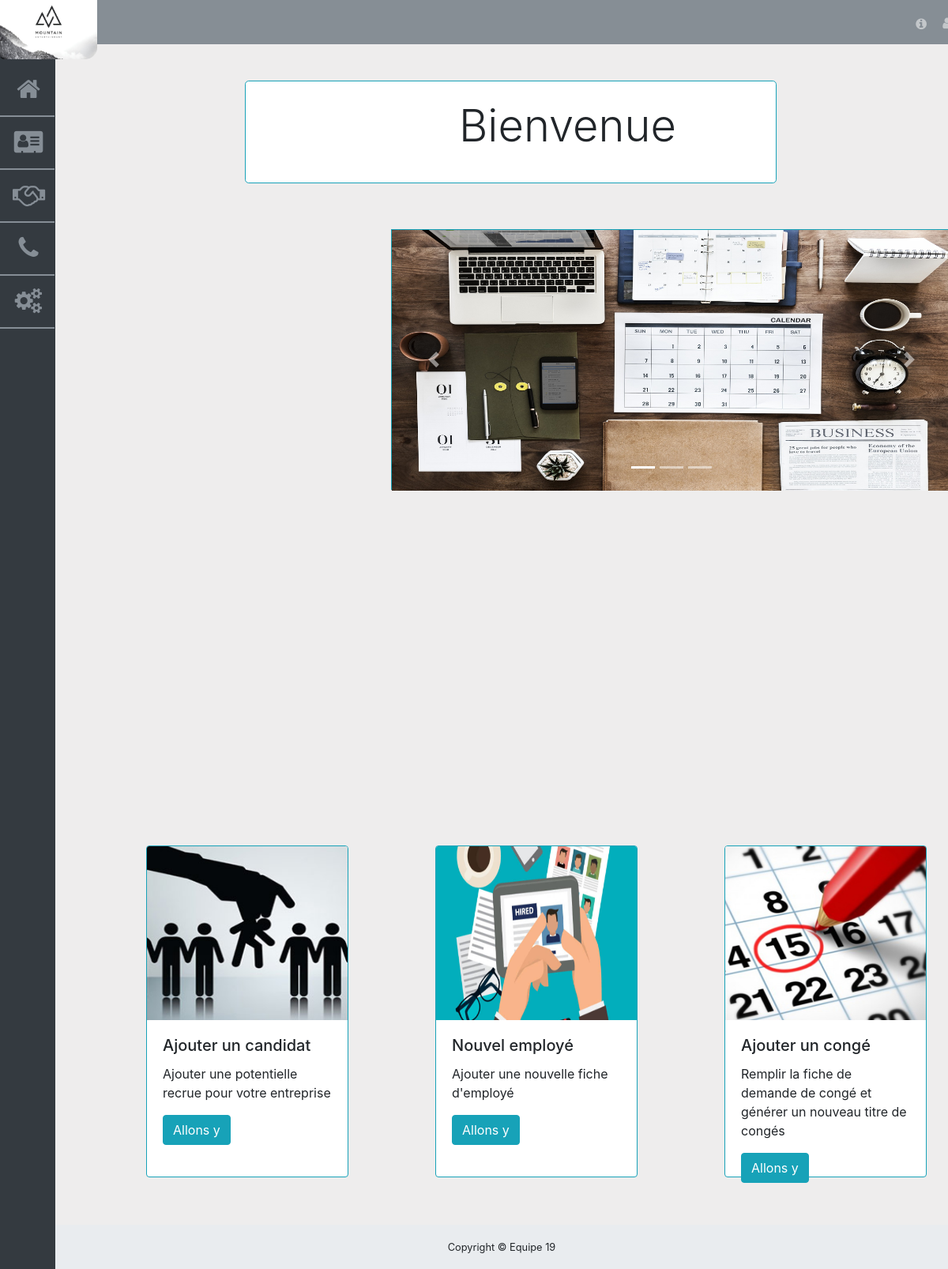
Screenshot of /?p=home (signed in) with the database file from the repository.
### tables this page shows
CREATE TABLE IF NOT EXISTS `parametres` (
  `specialite` varchar(255) NOT NULL,
  `adress` varchar(255) NOT NULL,
  `fax` varchar(255) NOT NULL,
  `adrgerant` varchar(255) NOT NULL,
  `msgacueille` text NOT NULL,
  `tel` varchar(30) NOT NULL,
  `gerant` varchar(255) NOT NULL,
  `raisonsocial` varchar(255) NOT NULL,
  `rc` varchar(255) NOT NULL,
  `siteweb` varchar(255) NOT NULL,
  `theme` varchar(20) NOT NULL,
  `logo` varchar(50) NOT NULL,
  `idfisc` varchar(30) NOT NULL,
  `imgacueille` varchar(255) DEFAULT NULL
);

### core/Controller/controller.php (called while the page is built, shortened)
<?php
class  Controller {
  public function render($vue,$array=[],$other=[])
  {
    $parametres = new Parametres ;
    $param = $parametres->liste();
    require 'app/views/'.$vue.'.php';
    $content = ob_get_clean();
    require 'app/views/templates/default.php';
  }
}

### app/controller/Authcontroleur.php (called while the page is built, shortened)
<?php
class Authcontroleur extends \core\Controller\controller {
	public function logged()
	 {
		$this->render('home');
	 }
}

### Autoloader.php (called while the page is built, shortened)
<?php
class Autoloader
{
	static function Autoload($class_name,$name = '')
	{
		$class_name = str_replace('\\', '/', $class_name);
		$name = explode('/',$class_name);
		$name = end($name);
	}
}

### core/DataBase/database.php (called while the page is built, shortened)
<?php
class dataBase {
  	private $db_name = "rh";
    private $db_host = "localhost";
    private $db_user = "root";
    private $db_pass = "";
    private $pdo;
    private static $databaseInstance = null;
    private function __construct()
    {
        $this->pdo=new PDO('mysql:dbname='.$this->db_name.';localhost='.$this->db_host.'',''.$this->db_user.'',''.$this->db_pass.'');
    	$this->pdo->setAttribute(PDO::ATTR_ERRMODE,PDO::ERRMODE_EXCEPTION);
    }
    public static function getInstance()
    {
        if(self::$databaseInstance == null)
        {
            self::$databaseInstance = new dataBase();
        }
        return self::$databaseInstance;
    }
    public function query($statement)
    {
     $query=$this->pdo->query($statement);
     $result=$query->fetchAll(PDO::FETCH_OBJ);
     if(!empty($result))
     {
        return $result;
     }
     return false;
    }
	}

### core/Model/table.php (called while the page is built, shortened)
<?php
abstract class table
{
    public function __construct()
    {
        $this->db = DataBase::getInstance();
    }
}

### app/model/Parametres.php (called while the page is built, shortened)
<?php
class Parametres extends \core\Model\table
{
	public function liste()
	{
		return ($this->db->query('SELECT * FROM parametres'));
	}
}

### app/views/home.php (the view, shortened to what this page needs)
   <div class="jumbotron msgacc col-md-8 border border-info" style="position:relative;left: 150px;margin-bottom: -20px;margin-top: -20px;height:100px;background-color:#FFFFFF;">
     <div class="container">
    <h1 class="display-4" style="position:absolute; left:270px; bottom:30px; "><?=$param[0]->msgacueille?></h1>
  </div>
</div>
<br><br>
      <?php $img = explode('?',$param[0]->imgacueille);?>
  <div class="row">
    <div id="carouselExampleIndicators" class="carousel slide border border-info"  style="height: 330px;width: 710px;position: relative;left:230px; top:30px; margin-bottom:50px;"data-ride="carousel">
<?php if ($img[3]=='non') {?>
      <ol class="carousel-indicators">
        <li data-target="#carouselExampleIndicators" data-slide-to="0" class="active"></li>
       <li data-target="#carouselExampleIndicators" data-slide-to="1"></li>
        <li data-target="#carouselExampleIndicators" data-slide-to="2"></li>
      </ol>
        <?php }?>
      <div class="carousel-inner">
        <div class="carousel-item active" style=" height:330px;">
          <img class="d-block w-100" src="<?=$img[0]?>" alt="First slide" style=" height:330px; width:1055px;">
        </div>
      </div>
      <?php if ($img[3]=='non') {?>
      <a class="carousel-control-prev" href="#carouselExampleIndicators" role="button" data-slide="prev">
        <span class="carousel-control-prev-icon" aria-hidden="true"></span>
      </a>
      <a class="carousel-control-next" href="#carouselExampleIndicators" role="button" data-slide="next">
        <span class="carousel-control-next-icon" aria-hidden="true"></span>
      </a>
    <?php } ?>
    </div>
  </div>
    <div class="row">
  <div class="card border border-info " style="width: 16rem; position : relative ; left : 40px; height:420px;" >
  <img class="card-img-top" src="public/acc/Pluk.jpg" alt="Card image cap" style=" height:220px;">
  <div class="card-body">
    <h5 class="card-title">Ajouter un candidat</h5>
    <p class="card-text">Ajouter une potentielle recrue pour votre entreprise</p>
    <a href="?p=addcandidat" class="btn btn-info">Allons y</a>
  </div>
</div>
<div class="card border border-info " style="width: 16rem; position : relative ; left : 150px; height:420px; ">
<img class="card-img-top" src="public/acc/hire.jpg" alt="Card image cap" style=" height:220px;">
<div class="card-body">
<h5 class="card-title">Nouvel employé</h5>
<p class="card-text">Ajouter une nouvelle fiche d'employé</p>
<a href="?p=addemploye" class="btn btn-info">Allons y</a>
</div>
</div>
<div class="card border border-info " style="width: 16rem; position: relative; left : 260px; height:420px;">
<img class="card-img-top" src="public/acc/conge.jpg" alt="Card image cap" style=" height:220px;">
<div class="card-body">
<h5 class="card-title">Ajouter un congé</h5>
<p class="card-text">Remplir la fiche de demande de congé et générer un nouveau titre de congés</p>
<a href="?p=calender&v=true" class="btn btn-info">Allons y</a>
</div>
</div>
</div>

### app/views/templates/default.php (shortened to what this page needs)
<!DOCTYPE html>
<html lang="fr">
<head>
  <link href="app/views/templates/vendor/bootstrap/css/bootstrap.min.css" rel="stylesheet">
  <link href="app/views/templates/vendor/font-awesome/css/font-awesome.min.css" rel="stylesheet" type="text/css">
  <link href="app/views/templates/fontawesome.min.css" rel="stylesheet" type="text/css">
  <link href="app/views/templates/vendor/datatables/dataTables.bootstrap4.css" rel="stylesheet">
  <link href="app/views/templates/css/sb-admin.css" rel="stylesheet">
</head>
<body class="fixed-nav sticky-footer bg-dark" id="page-top">
  <nav class="navbar navbar-expand-lg navbar-dark bg-dark fixed-top binks" id="mainNav">
    <div class="collapse navbar-collapse" id="navbarResponsive">
      <ul class="navbar-nav navbar-sidenav " id="exampleAccordion">
        <li class="nav-item" data-toggle="tooltip" data-placement="right" title="Acceuil" >
          <a class="nav-link nani"  href="?p=home">
            <i class="fa fa-fw fa-home fa-2x" ></i>
          </a>
        </li>
        <li class="nav-item "  data-toggle="tooltip" data-placement="right" title="GestionAd" >
          <a class="nav-link nani" href="?p=administration">
            <i class="fa fa-fw fa-address-card fa-2x "></i>
          </a>
        </li>
        <li class="nav-item"  data-toggle="tooltip" data-placement="right" title="Recrutements" >
          <a class="nav-link nani" href="?p=recrutement">
            <i class="fa fa-fw fa-handshake fa-2x "></i>
          </a>
        </li>
        <li class="nav-item " data-toggle="tooltip" data-placement="right" title="Annuaire" >
          <a class="nav-link nani" href="?p=annuaire">
            <i class="fa fa-fw fa-phone fa-2x "></i>
          </a>
        </li>
        <?php
        if ($_SESSION['type']=='admin')
        {?>
        <li class="nav-item "  data-toggle="tooltip" data-placement="right" title="Parametres" >
          <a class="nav-link nani" href="?p=param">
            <i class="fa fa-fw fa-cogs fa-2x "></i>
          </a>
        </li>
    <?php  }?>
      </ul>
      <img src="<?=$param[0]->logo?>" alt="Avatar"  class="avatar">
      <div class="sup">
      <ul class="navbar-nav ml-auto">
              <a href="?p=manuel" target="_blank"  class="nav-link" style="cursor:pointer; position:relative; left:-10px;top:1px;"><i class="fa fa-fw fa-info-circle"></i></a>
        <li class="nav-item dropdown">
          <a class="nav-link" id="deroul">
            <i class="fa fa-fw fa-user"></i><?=$_SESSION['identifiant']?></a>
        </li>
      </ul>
    </div>
</div>
  </nav>
  <div class="content-wrapper ">
  <div class="interne">
    <?=$content?>
</div>
</div>
    <footer class="sticky-footer">
      <div class="container">
        <div class="text-center">
          <small> Copyright © Equipe 19 </small>
        </div>
      </div>
    </footer>
</body>
</html>

### app/views/templates/css/sb-admin.css (style rules this page uses)
html { position: relative; min-height: 100%; }
body { overflow-x: hidden; }
body.sticky-footer { margin-bottom: 56px; }
body.sticky-footer .content-wrapper { min-height: calc(100vh - 56px - 56px); }
body.fixed-nav { padding-top: 56px; }
.content-wrapper { min-height: calc(100vh - 56px); padding-top: 1rem; }
#mainNav .navbar-collapse { overflow: auto; max-height: 300vh; min-height: none; }
#mainNav .navbar-collapse .navbar-nav .nav-item .nav-link { cursor: pointer; }
#mainNav .navbar-collapse .navbar-nav > .nav-item.dropdown > .nav-link { position: relative; min-width: 45px; right:13px; }
#mainNav .navbar-collapse .navbar-nav > .nav-item.dropdown > .nav-link:after { float: right; width: auto; content: '\f105'; border: none; font-family: 'FontAwesome'; }
@media (min-width: 992px) { #mainNav .navbar-collapse { overflow: visible; max-height: none; } }
@media (min-width: 992px) { #mainNav .navbar-collapse .navbar-sidenav { position: absolute; top: 0px; left: 0; -webkit-flex-direction: column; -ms-flex-direction: column; flex-direction: column; margin-top: 56px; } }
@media (min-width: 992px) { #mainNav .navbar-collapse .navbar-sidenav > .nav-item { width: 69px } }
@media (min-width: 992px) { #mainNav .navbar-collapse .navbar-sidenav > .nav-item > .nav-link { padding: 1em; } }
@media (min-width: 992px) { #mainNav .navbar-collapse .navbar-nav > .nav-item.dropdown > .nav-link { min-width: 0; } }
@media (min-width: 992px) { #mainNav .navbar-collapse .navbar-nav > .nav-item.dropdown > .nav-link:after { width: 24px; text-align: center; } }
@media (min-width: 992px ) { #mainNav.fixed-top .navbar-sidenav { height: calc(100vh ); } }
.content-wrapper { overflow-x: hidden; background: white; }
@media (min-width: 992px) { .content-wrapper { margin-left: 70px; } }
#mainNav.navbar-dark .navbar-collapse .navbar-sidenav > .nav-item > .nav-link { color: #868e96; }
#mainNav.navbar-dark .navbar-collapse .navbar-nav > .nav-item.dropdown > .nav-link:after { color: #adb5bd; }
@media (min-width: 992px) { #mainNav.navbar-dark .navbar-collapse .navbar-sidenav { background: #343a40; } }
@media (min-width: 992px) { footer.sticky-footer { position: absolute; right: 0; bottom: 0; width: 100%; height: 56px; background-color: #e9ecef; line-height: 55px; } }
@media (min-width: 992px) { .dropdown { position: relative; display: inline-block; } }
@media (min-width: 992px) { .avatar { vertical-align: middle; width: 123px; height: 93px; margin: 0; padding: 0; border-radius: 5px; } }
@media (min-width: 992px) { body .nav-item { margin:0px; } }
@media (min-width: 992px) { .card { margin-bottom: 30px; } }
@media (min-width: 992px) { .interne { margin: 30px; margin-top: 50px; margin-left: 90px; width: auto; position: center; } }
@media (min-width: 992px) { .nani { border-width:2.2px; border-bottom-style: solid; position: relative; top: 25px; } }

### app/views/templates/default.php (style rules this page uses)
.navbar-collapse { min-height: none; height: 20px; }
.avatar { position: relative; right: 16px; vertical-align: middle; width: 123px; height: 93px; margin: 0; padding: 0; border-bottom-right-radius: 15px; }
.ml-auto { position: relative; left : 1035px; top: 9px; }
.content-wrapper { background-color: #EEEDED; }

### app/views/home.php (style rules this page uses)
.carousel { width: 800px; position: relative; margin-left : 120px; top: -40px; }
.carousel-item { height: 300px; }
.msgacc { background-color: #ffffff ; }

### rows the page displays
parametres: logo (picture), msgacueille "Bienvenue"
